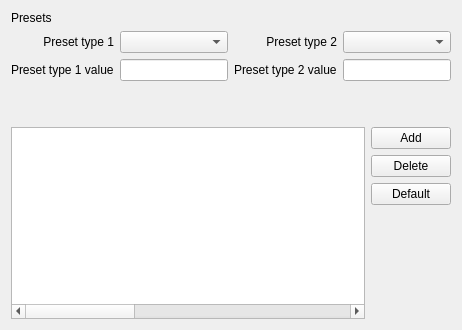
               <widget class="QWidget" name="tabAdminDetectorsPage2">
                <attribute name="title">
                 <string>Page 2</string>
                </attribute>
                <layout class="QGridLayout" name="gridLayout_11">
                 <item row="0" column="0">
                  <layout class="QGridLayout" name="gridLayout_10">
                   <property name="sizeConstraint">
                    <enum>QLayout::SetDefaultConstraint</enum>
                   </property>
                   <item row="2" column="0">
                    <widget class="QLabel" name="label_19">
                     <property name="text">
                      <string>Preset type 1 value</string>
                     </property>
                    </widget>
                   </item>
                   <item row="2" column="1">
                    <widget class="QLineEdit" name="tbAdminDetectorPresetType1Value"/>
                   </item>
                   <item row="0" column="0">
                    <widget class="QLabel" name="label_14">
                     <property name="text">
                      <string>Presets</string>
                     </property>
                    </widget>
                   </item>
                   <item row="1" column="0">
                    <widget class="QLabel" name="label_17">
                     <property name="text">
                      <string>Preset type 1</string>
                     </property>
                     <property name="alignment">
                      <set>Qt::AlignRight|Qt::AlignTrailing|Qt::AlignVCenter</set>
                     </property>
                    </widget>
                   </item>
                   <item row="1" column="1">
                    <widget class="QComboBox" name="cboxAdminDetectorPresetType1"/>
                   </item>
                   <item row="1" column="2">
                    <widget class="QLabel" name="label_18">
                     <property name="text">
                      <string>Preset type 2</string>
                     </property>
                     <property name="alignment">
                      <set>Qt::AlignRight|Qt::AlignTrailing|Qt::AlignVCenter</set>
                     </property>
                    </widget>
                   </item>
                   <item row="2" column="3">
                    <widget class="QLineEdit" name="tbAdminDetectorPresetType2Value"/>
                   </item>
                   <item row="1" column="3">
                    <widget class="QComboBox" name="cboxAdminDetectorPresetType2"/>
                   </item>
                   <item row="2" column="2">
                    <widget class="QLabel" name="label_20">
                     <property name="text">
                      <string>Preset type 2 value</string>
                     </property>
                    </widget>
                   </item>
                   <item row="3" column="1">
                    <spacer name="verticalSpacer_7">
                     <property name="orientation">
                      <enum>Qt::Vertical</enum>
                     </property>
                     <property name="sizeHint" stdset="0">
                      <size>
                       <width>20</width>
                       <height>40</height>
                      </size>
                     </property>
                    </spacer>
                   </item>
                  </layout>
                 </item>
                 <item row="1" column="0">
                  <layout class="QHBoxLayout" name="horizontalLayout">
                   <item>
                    <widget class="QTableWidget" name="twAdminDetectorBeaker">
                     <property name="selectionMode">
                      <enum>QAbstractItemView::SingleSelection</enum>
                     </property>
                     <property name="selectionBehavior">
                      <enum>QAbstractItemView::SelectRows</enum>
                     </property>
                     <property name="columnCount">
                      <number>3</number>
                     </property>
                     <attribute name="horizontalHeaderVisible">
                      <bool>false</bool>
                     </attribute>
                     <attribute name="horizontalHeaderDefaultSectionSize">
                      <number>200</number>
                     </attribute>
                     <attribute name="verticalHeaderVisible">
                      <bool>false</bool>
                     </attribute>
                     <attribute name="verticalHeaderDefaultSectionSize">
                      <number>20</number>
                     </attribute>
                     <column/>
                     <column/>
                     <column/>
                    </widget>
                   </item>
                   <item>
                    <layout class="QVBoxLayout" name="verticalLayout_7">
                     <item>
                      <widget class="QPushButton" name="btnAdminAddDetectorBeaker">
                       <property name="text">
                        <string>Add</string>
                       </property>
                      </widget>
                     </item>
                     <item alignment="Qt::AlignTop">
                      <widget class="QPushButton" name="btnAdminDeleteDetectorBeaker">
                       <property name="text">
                        <string>Delete</string>
                       </property>
                      </widget>
                     </item>
                     <item>
                      <widget class="QPushButton" name="btnAdminDefaultDetectorBeaker">
                       <property name="text">
                        <string>Default</string>
                       </property>
                      </widget>
                     </item>
                     <item>
                      <spacer name="verticalSpacer_6">
                       <property name="orientation">
                        <enum>Qt::Vertical</enum>
                       </property>
                       <property name="sizeHint" stdset="0">
                        <size>
                         <width>20</width>
                         <height>40</height>
                        </size>
                       </property>
                      </spacer>
                     </item>
                    </layout>
                   </item>
                  </layout>
                 </item>
                </layout>
               </widget>
